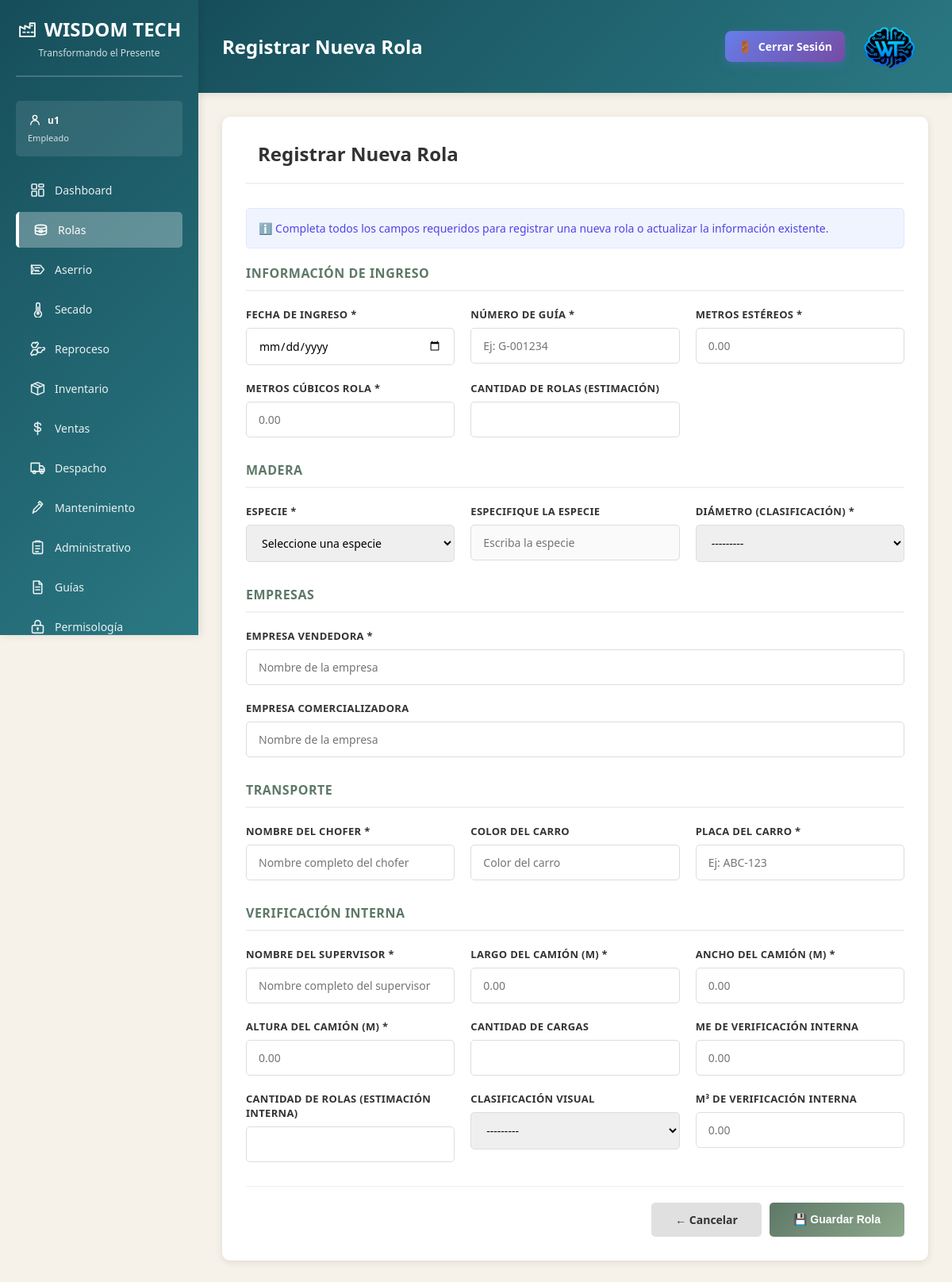
/dashboard/rolas/crear/ (signed in), run on the app's committed database.
### dashboard/models.py (models this page shows, shortened)
class ConfiguracionEmpresa(models.Model):
    PALETAS_FONDO = [
        ('claro', 'Gris claro'),
        ('azulado', 'Azul muy claro'),
        ('calido', 'Arena suave'),
        ('marron', 'Marrón suave'),
        ('salvia', 'Verde salvia'),
        ('petroleo', 'Azul petróleo'),
    ]
    PALETAS_BARRA_LATERAL = [
        ('verde', 'Verde'),
        ('azul', 'Azul'),
        ('vino', 'Vino'),
        ('marron', 'Marrón'),
        ('salvia', 'Verde salvia'),
        ('petroleo', 'Azul petróleo'),
    ]
    PALETAS_MODULOS = [
        ('azul', 'Azul'),
        ('verde', 'Verde'),
        ('grafito', 'Grafito'),
        ('marron', 'Marrón'),
        ('salvia', 'Verde salvia'),
        ('petroleo', 'Azul petróleo'),
    ]
    nombre = models.CharField('nombre de la empresa', max_length=150, default=NombreEmpresa)
    rif = models.CharField('RIF', max_length=30, default=NumeroRif)
    logo_path = models.CharField(
        'ruta del logo',
        max_length=255,
        blank=True,
        default=LogoEmpresa,
        help_text='Ruta relativa a la carpeta static del proyecto, por ejemplo: images/logo.png.',
    )
    slogan = models.CharField('slogan', max_length=255, default=SloganEmpresa)
    color_fondo = models.CharField(
        'fondo del dashboard',
        max_length=20,
        choices=PALETAS_FONDO,
        default='claro',
    )
    color_sidebar = models.CharField(
        'color de la barra lateral',
        max_length=20,
        choices=PALETAS_BARRA_LATERAL,
        default='verde',
    )
    color_modulos = models.CharField(
        'color de las barras de módulos',
        max_length=20,
        choices=PALETAS_MODULOS,
        default='azul',
    )
    class Meta:
        verbose_name = 'configuración de la empresa'
        verbose_name_plural = 'configuración de la empresa'

class PerfilUsuario(models.Model):
    usuario = models.OneToOneField(
        settings.AUTH_USER_MODEL,
        on_delete=models.CASCADE,
        related_name='perfil',
    )
    cargo = models.CharField('cargo', max_length=100)
    class Meta:
        verbose_name = 'perfil de usuario'
        verbose_name_plural = 'perfiles de usuario'

### rolas/views.py (the view)
# urls.py: path('crear/', views.rola_crear, name='rola_crear'),
@login_required(login_url='login')
@require_http_methods(["GET", "POST"])
def rola_crear(request):
    if request.method == 'POST':
        form = RolaForm(request.POST)
        if form.is_valid():
            rola = form.save()
            messages.success(request, f'Rola {rola.numero_guia} registrada exitosamente.')
            return redirect('rolas_list')
        else:
            messages.error(request, 'Por favor corrige los errores en el formulario.')
    else:
        form = RolaForm()
    context = {
        'form': form,
        'form_sections': _form_sections(form),
        'titulo': 'Registrar Nueva Rola',
    }
    return render(request, 'modules/rola_form.html', context)

### templates/modules/rola_form.html (shortened to what this page needs)
{% extends 'base.html' %}
{% block page_title %}{{ titulo }}{% endblock %}
{% block content %}
<div class="form-container">
    <div class="form-header">
        <h1>{{ titulo }}</h1>
    </div>
    <div class="info-box">
        ℹ️ Completa todos los campos requeridos para registrar una nueva rola o actualizar la información existente.
    </div>
    <form method="post" novalidate>
        {% for section_title, fields in form_sections %}
        <div class="form-section">
            <h2 class="section-title">{{ section_title }}</h2>
            <div class="form-grid">
                {% for field in fields %}
                <div class="form-group {% if field.errors %}error{% endif %} {% if field.name == 'empresa_vendedora' or field.name == 'empresa_comercializadora' %}full{% endif %}">
                    <label for="{{ field.id_for_label }}">{{ field.label }}{% if field.field.required %} *{% endif %}</label>
                    {{ field }}
                </div>
                {% endfor %}
            </div>
        </div>
        {% endfor %}
        <div class="form-actions">
            <a href="{% url 'rolas_list' %}" class="btn btn-cancel">← Cancelar</a>
            <button type="submit" class="btn btn-submit">💾 Guardar Rola</button>
        </div>
    </form>
</div>
{% endblock %}

### templates/base.html (shortened to what this page needs)
<!DOCTYPE html>
<html lang="es">
<head>
    {% load static %}
</head>
<body style="--dashboard-background: {{ tema_colores.fondo }}; --sidebar-start: {{ tema_colores.sidebar_inicio }}; --sidebar-end: {{ tema_colores.sidebar_fin }}; --module-start: {{ tema_colores.modulo_inicio }}; --module-end: {{ tema_colores.modulo_fin }};">
    <div class="sidebar">
        <div class="sidebar-header">
            <h1>
                <span class="sidebar-symbol" aria-hidden="true">
                    <svg viewBox="0 0 24 24">
                        <path d="M3 21V9l6 3V8l6 3V5h6v16z"/>
                        <path d="M7 16h2m3 0h2m3 0h2M17 8h1"/>
                    </svg>
                </span>
                <span>{{ empresa.nombre }}</span>
            </h1>
            <p>{{ empresa.slogan }}</p>
        </div>
        <div class="user-info">
            <strong>
                <span class="sidebar-symbol" aria-hidden="true">
                    <svg viewBox="0 0 24 24">
                        <circle cx="12" cy="8" r="3.5"/>
                        <path d="M5 20a7 7 0 0 1 14 0"/>
                    </svg>
                </span>
                <span>{{ user.get_full_name|default:user.username }}</span>
            </strong>
            <span class="user-role">{{ cargo_usuario }}</span>
        </div>
        <ul class="sidebar-menu">
            <li>
                <a href="{% url 'dashboard' %}" class="{% if request.resolver_match.url_name == 'dashboard' %}active{% endif %}">
                    <span class="icon" aria-hidden="true">
                        <svg viewBox="0 0 24 24">
                            <rect x="3.5" y="3.5" width="7" height="7" rx="1"/>
                            <rect x="13.5" y="3.5" width="7" height="4" rx="1"/>
                            <rect x="13.5" y="10.5" width="7" height="10" rx="1"/>
                            <rect x="3.5" y="13.5" width="7" height="7" rx="1"/>
                        </svg>
                    </span>
                    <span>Dashboard</span>
                </a>
            </li>
            <li>
                <a href="/dashboard/rolas/" class="{% if 'rolas' in request.path %}active{% endif %}">
                    <span class="icon" aria-hidden="true">
                        <svg viewBox="0 0 24 24">
                            <path d="M4 7.5c0-1.4 3.6-2.5 8-2.5s8 1.1 8 2.5v9c0 1.4-3.6 2.5-8 2.5s-8-1.1-8-2.5z"/>
                            <path d="M4 7.5c0 1.4 3.6 2.5 8 2.5s8-1.1 8-2.5M4 12c0 1.4 3.6 2.5 8 2.5s8-1.1 8-2.5"/>
                            <path d="M12 12.2c1.4 0 2.6.8 2.6 1.8s-1.2 1.8-2.6 1.8-2.6-.8-2.6-1.8 1.2-1.8 2.6-1.8z"/>
                        </svg>
                    </span>
                    <span>Rolas</span>
                </a>
            </li>
            <li>
                <a href="{% url 'aserrio' %}" class="{% if request.resolver_match.url_name == 'aserrio' %}active{% endif %}">
                    <span class="icon" aria-hidden="true">
                        <svg viewBox="0 0 24 24">
                            <path d="M3 6h13l5 6-5 6H3l3-6z"/>
                            <path d="M8 9.5h7M7.5 13l1.5 1.5m1-1.5 1.5 1.5m1-1.5 1.5 1.5"/>
                            <path d="M3 6v12"/>
                        </svg>
                    </span>
                    <span>Aserrio</span>
                </a>
            </li>
            <li>
                <a href="{% url 'secado' %}" class="{% if request.resolver_match.url_name == 'secado' %}active{% endif %}">
                    <span class="icon" aria-hidden="true">
                        <svg viewBox="0 0 24 24">
                            <path d="M10 14.8V5.5a2.5 2.5 0 0 1 5 0v9.3a5 5 0 1 1-5 0z"/>
                            <path d="M12.5 9v8"/>
                            <circle cx="12.5" cy="18" r="1.5"/>
                        </svg>
                    </span>
                    <span>Secado</span>
                </a>
            </li>
            <li>
                <a href="{% url 'reproceso' %}" class="{% if request.resolver_match.url_name == 'reproceso' %}active{% endif %}">
                    <span class="icon" aria-hidden="true">
                        <svg viewBox="0 0 24 24">
                            <path d="m9 4 2-2 2 2-1.2 2.1"/>
                            <path d="M11.8 6.1 9.5 10H5l-2-3.5L5 3h4"/>
                            <path d="m19.5 10 2.8.8-.8 2.8-2.4-.2"/>
                            <path d="m19.1 13.4-2.2 3.8H13l-2-3.5 2-3.5h4"/>
                            <path d="m6 20-2.5 1.4L2 19l1.3-2"/>
                            <path d="m3.3 17 2.2-3.8H10l2 3.5-2 3.5H6"/>
                        </svg>
                    </span>
                    <span>Reproceso</span>
                </a>
            </li>
            <li>
                <a href="{% url 'inventario' %}" class="{% if request.resolver_match.url_name == 'inventario' %}active{% endif %}">
                    <span class="icon" aria-hidden="true">
                        <svg viewBox="0 0 24 24">
                            <path d="m3 7 9-4 9 4-9 4z"/>
                            <path d="M3 7v10l9 4 9-4V7M12 11v10"/>
                            <path d="m7.5 5 9 4"/>
                        </svg>
                    </span>
                    <span>Inventario</span>
                </a>
            </li>
            <li>
                <a href="{% url 'ventas' %}" class="{% if request.resolver_match.url_name == 'ventas' %}active{% endif %}">
                    <span class="icon" aria-hidden="true">
                        <svg viewBox="0 0 24 24">
                            <path d="M12 3v18M16.5 7.5c0-1.7-1.8-3-4.5-3s-4.5 1.3-4.5 3 1.5 2.6 4.5 3 4.5 1.3 4.5 3-1.8 3-4.5 3-4.5-1.3-4.5-3"/>
                        </svg>
                    </span>
                    <span>Ventas</span>
                </a>
            </li>
            <li>
                <a href="{% url 'despacho' %}" class="{% if request.resolver_match.url_name == 'despacho' %}active{% endif %}">
                    <span class="icon" aria-hidden="true">
                        <svg viewBox="0 0 24 24">
                            <path d="M2.5 5h12v12h-12zM14.5 9h4l3 3v5h-7z"/>
                            <circle cx="7" cy="18" r="2"/>
                            <circle cx="18" cy="18" r="2"/>
                            <path d="M14.5 14h7"/>
                        </svg>
                    </span>
                    <span>Despacho</span>
                </a>
            </li>
            <li>
                <a href="{% url 'mantenimiento' %}" class="{% if request.resolver_match.url_name == 'mantenimiento' %}active{% endif %}">
                    <span class="icon" aria-hidden="true">
                        <svg viewBox="0 0 24 24">
                            <path d="m14.5 6.5 3 3-8 8-4 1 1-4 8-8z"/>
                            <path d="m13 5 2-2 4 4-2 2"/>
                            <path d="M6 19l-1 1"/>
                        </svg>
                    </span>
                    <span>Mantenimiento</span>
                </a>
            </li>
            <li>
                <a href="{% url 'administrativo' %}" class="{% if request.resolver_match.url_name == 'administrativo' %}active{% endif %}">
                    <span class="icon" aria-hidden="true">
                        <svg viewBox="0 0 24 24">
                            <rect x="5" y="4" width="14" height="17" rx="2"/>
                            <path d="M9 4.5V3h6v1.5M9 10h6M9 14h6M9 18h4"/>
                        </svg>
                    </span>
                    <span>Administrativo</span>
                </a>
            </li>
            <li>
                <a href="{% url 'guias' %}" class="{% if request.resolver_match.url_name == 'guias' %}active{% endif %}">
                    <span class="icon" aria-hidden="true">
                        <svg viewBox="0 0 24 24">
                            <path d="M6 3.5h8l4 4V20a1.5 1.5 0 0 1-1.5 1.5h-9A1.5 1.5 0 0 1 6 20z"/>
                            <path d="M14 3.5V8h4M9 12h6M9 16h6"/>
                        </svg>
                    </span>
                    <span>Guías</span>
                </a>
            </li>
            <li>
                <a href="{% url 'permisologia' %}" class="{% if request.resolver_match.url_name == 'permisologia' %}active{% endif %}">
                    <span class="icon" aria-hidden="true">
                        <svg viewBox="0 0 24 24">
                            <rect x="4" y="10" width="16" height="11" rx="2"/>
                            <path d="M8 10V7a4 4 0 1 1 8 0v3M12 14v3"/>
                            <circle cx="12" cy="14.5" r=".7"/>
                        </svg>
                    </span>
                    <span>Permisología</span>
                </a>
            </li>
        </ul>
    </div>
    <div class="main-content">
        <div class="topbar">
            <div class="page-heading">
                <h2>{% block page_title %}Dashboard{% endblock %}</h2>
            </div>
            <div class="topbar-info">
                <div class="topbar-actions">
                    <a href="{% url 'logout' %}" class="topbar-logout">
                        <span>🚪</span>
                        <span>Cerrar Sesión</span>
                    </a>
                    {% if logo_empresa_disponible %}
                    <img class="topbar-logo" src="{% static empresa.logo_path %}" alt="Logo de {{ empresa.nombre }}">
                    {% endif %}
                </div>
            </div>
        </div>
        <div class="content">
            {% block content %}{% endblock %}
        </div>
    </div>
</body>
</html>

### data on the page
ConfiguracionEmpresa: nombre "WISDOM TECH", slogan "Transformando el Presente", logo_path (picture)
PerfilUsuario: cargo "Empleado"

### other printed values
{{ user.get_full_name|default:user.username }} "u1"
{{ titulo }} "Registrar Nueva Rola"
{{ section_title }} "INFORMACIÓN DE INGRESO" "MADERA" "EMPRESAS" "TRANSPORTE" "VERIFICACIÓN INTERNA"
{{ field.label }} "FECHA DE INGRESO" "NÚMERO DE GUÍA" "METROS ESTÉREOS" "METROS CÚBICOS ROLA" "CANTIDAD DE ROLAS (ESTIMACIÓN)" "ESPECIE" "ESPECIFIQUE LA ESPECIE" "DIÁMETRO (CLASIFICACIÓN)" "EMPRESA VENDEDORA" "EMPRESA COMERCIALIZADORA" "NOMBRE DEL CHOFER" "COLOR DEL CARRO" "PLACA DEL CARRO" "NOMBRE DEL SUPERVISOR" "LARGO DEL CAMIÓN (M)" "ANCHO DEL CAMIÓN (M)" "ALTURA DEL CAMIÓN (M)" "CANTIDAD DE CARGAS" "ME DE VERIFICACIÓN INTERNA" "CANTIDAD DE ROLAS (ESTIMACIÓN INTERNA)" "CLASIFICACIÓN VISUAL" "M³ DE VERIFICACIÓN INTERNA"
